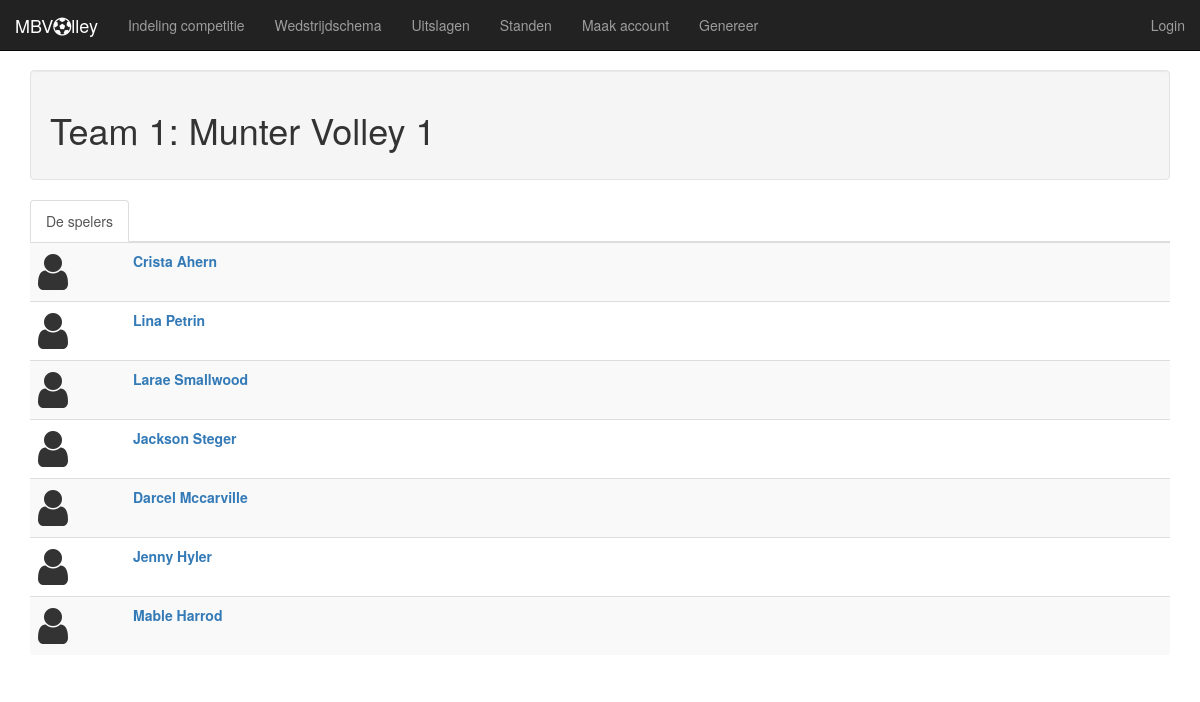
/team.php?teamid=1, run on the app's committed database.
### tables this page shows
CREATE TABLE `team` (
  `id` int(11) NOT NULL,
  `klasse` char(2) NOT NULL,
  `naam` varchar(64) NOT NULL
);

CREATE TABLE `lid` (
  `id` int(11) NOT NULL,
  `naam` varchar(50) NOT NULL DEFAULT '0'
);

### team.php (the view, shortened to what this page needs)
<?php
$mysqli =  get_mysqli();
$team_id = 0;
if(isset($_GET['teamid'])) {
    $team_id = $_GET['teamid'];
}
?>
<!DOCTYPE html>
<html lang="en">
	<head>
	</head>
	<body>
		<?php include 'header.php' ?>
		<main class="container">
		<?php
			$sql = "SELECT * FROM team WHERE id=".$team_id;
			$result = $mysqli->query($sql);
			if($result->num_rows >0) {
				$row = $result->fetch_assoc();
				$teamnaam = $row['naam'];
				echo '<div class="well"><h1>Team '. $team_id . ': '. $teamnaam .'</h1></div>';
		    } ?>
		<div role="tabpanel">
			<ul class="nav nav-tabs" role="tablist">
				<li role="presentation" class="active"><a href="#spelers" aria-controls="spelers" role="tab" data-toggle="tab">De spelers</a></li>
			</ul>
			<div class="tab-content">
				<div role="tabpanel" class="tab-pane fade in active" id="spelers">
					<?php
					$sql = "SELECT * FROM team_has_lid WHERE team=".$team_id;
					$teamlid_id = $mysqli->query($sql);
						echo '<table class="table table-striped">';
						foreach($teamlid_id as $teamlid) {
							$sql = "SELECT * FROM lid WHERE id=".(int)$teamlid['lid'];
							$lid = $mysqli->query($sql);
							foreach($lid as $ld) {
								?>
								<tr>
									<td class="col-sm-1">
										<i class="fa fa-user fa-3x"></i>
									</td>
									<td class="col-sm-11">
									<strong><a href="lid.php?lidid=<?php echo $ld['id']?>"><?php echo $ld['naam'] ?></a></strong><br/>
									</td>
								</tr>
							<?php
							}
						}
						echo "</table>";
					 ?>
				</div>
			</div>
		</div>
		</main>
	</body>
</html>

### data on the page
team: naam "Munter Volley 1"
lid: naam "Crista Ahern"
lid: naam "Lina Petrin"
lid: naam "Larae Smallwood"
lid: naam "Jackson Steger"
lid: naam "Darcel Mccarville"
lid: naam "Jenny Hyler"
lid: naam "Mable Harrod"

### other printed values
$menu_item['Name'] "Indeling competitie"
$menu_item['Name'] "Wedstrijdschema"
$menu_item['Name'] "Uitslagen"
$menu_item['Name'] "Standen"
$menu_item['Name'] "Maak account"
$menu_item['Name'] "Genereer"
$team_id "1"
